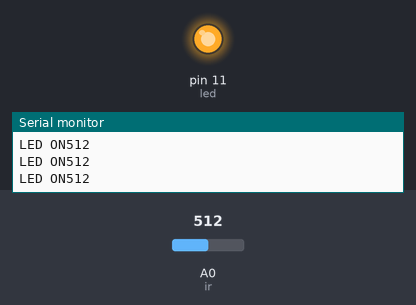
Bench run of a sketch on a simulated Arduino Uno, built with avr-gcc and run on an emulated ATmega328P. On the bench: output pins drawn as LEDs (lit = HIGH), the last lines printed to the serial monitor. Inputs (shaded band) come from the test bench; at power-on: A0 (ir) = 512.

Above: at 1.2 s.
1.3 s: A0 (ir) set to 12
2.8 s: A0 (ir) set to 9
At 4.1 s:
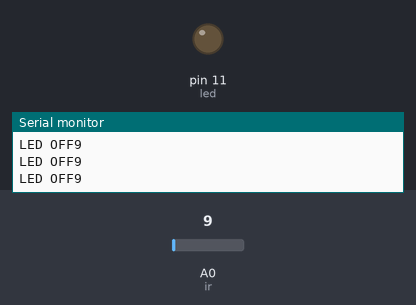
4.9 s: A0 (ir) set to 122
At 5.9 s:
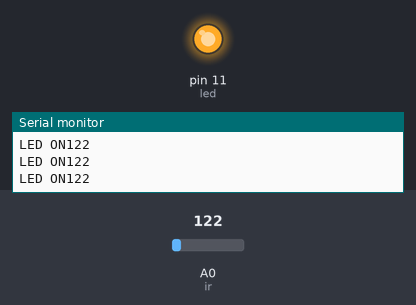
6.7 s: A0 (ir) set to 0
At 7.4 s:
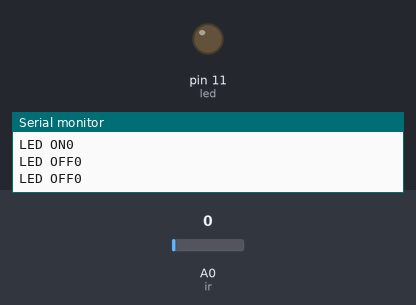
Timing chart, 0 to 9.5 s (numbered marks = the images above; inputs shaded):
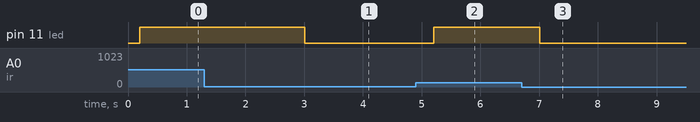

The sketch:

moisturewithled.ino
```cpp
#define led 11
#define ir A0

void setup()
{
pinMode(led, OUTPUT);
//pinMode(moisture, INPUT_PULLUP);
Serial.begin(9600);
}

void loop()
{
  // put your main code here, to run repeatedly:
A();
}
void A()
{
  int irValue = analogRead(ir);
    Serial.println(irValue);
    delay(200);

  if(irValue>10)
  {
    digitalWrite(led, HIGH);
    Serial.print("LED ON");

  }
  else{
    digitalWrite(led, LOW);
    Serial.print("LED OFF");
  }
}
```

Measured:
- the behaviour switches between 11 and 10 on A0 (ir) (found by bisection; images 0 and 1)
- after the input at 2.8 s, pin 11 (led): HIGH → LOW after 0.20 s
- after the input at 4.9 s, pin 11 (led): LOW → HIGH after 0.31 s
- after the input at 6.7 s, pin 11 (led): HIGH → LOW after 0.31 s
